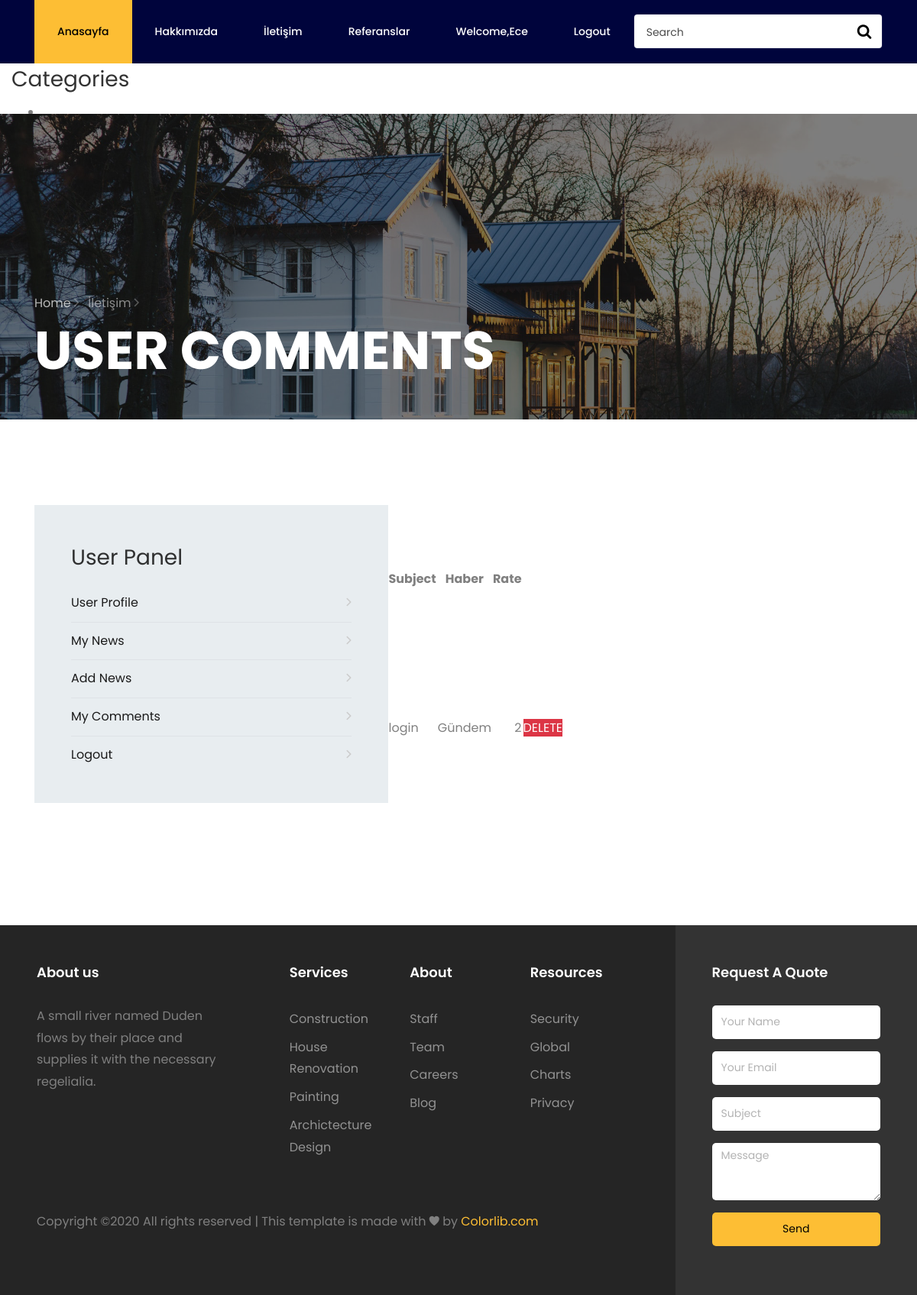
Page /user/comments/ (signed in) on the earlier database version.
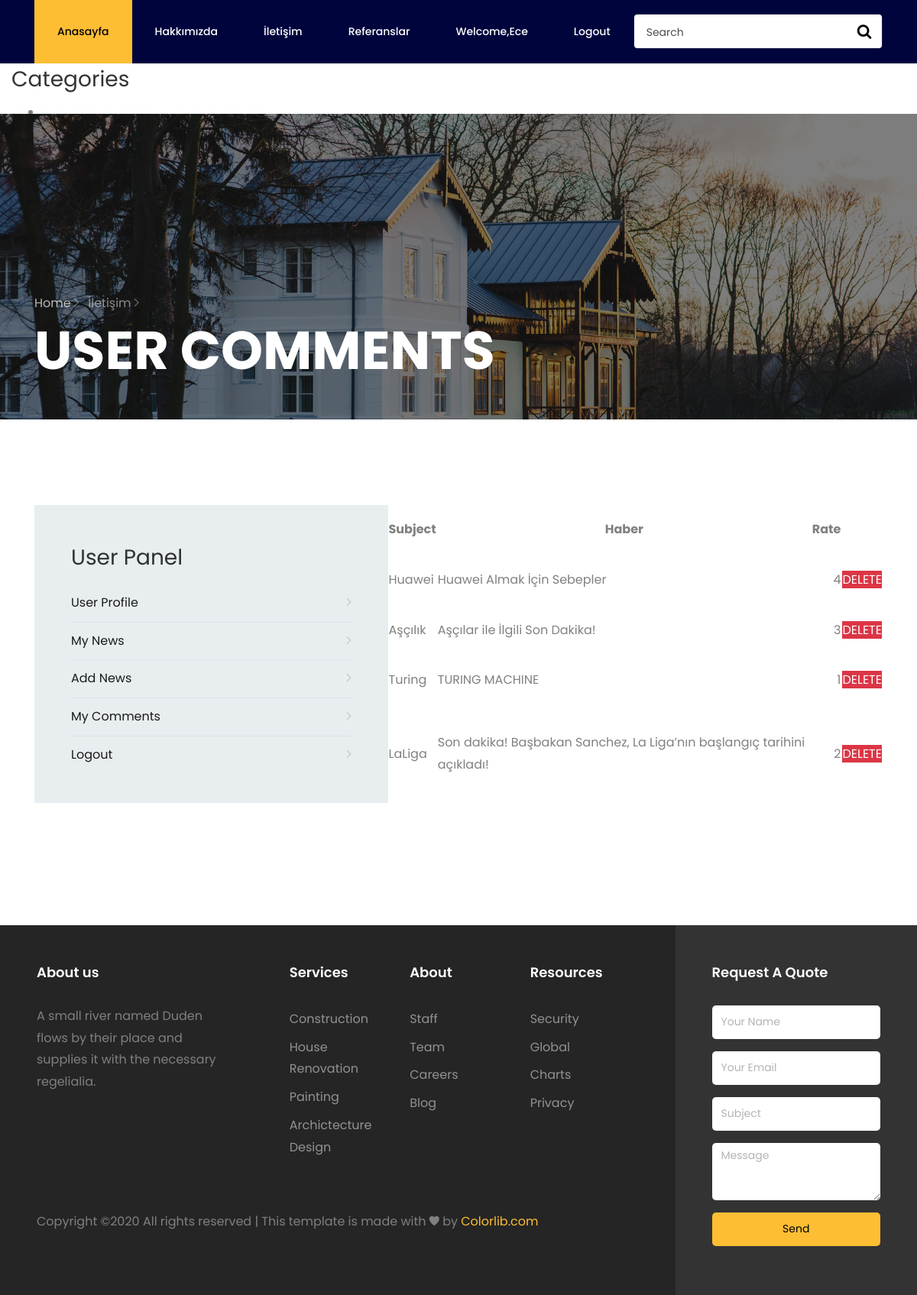
Same page on the later database version.
### haber/models.py (models this page shows, shortened)
class Comment(models.Model):
    STATUS = (
        ('True', 'Evet'),
        ('False', 'Hayır'),
    )
    haber = models.ForeignKey(Haber, on_delete=models.CASCADE)
    user = models.ForeignKey(User, on_delete=models.CASCADE)
    subject = models.CharField(blank=True, max_length=150)
    comment = models.TextField(blank=True, max_length=255)
    status = models.CharField(default='New', choices=STATUS, max_length=10)
    ip = models.CharField(blank=True, max_length=100)
    rate = models.IntegerField(blank=True)
    create_at = models.DateTimeField(auto_now_add=True)
    update_at = models.DateTimeField(auto_now=True)

class Haber(models.Model):
    STATUS = (
        ('True', 'Evet'),
        ('False', 'Hayır'),
    )
    user = models.ForeignKey(User, on_delete=models.SET_NULL, null=True)
    category = models.ForeignKey(Category, on_delete=models.CASCADE)
    title = models.CharField(max_length=150)
    description = models.CharField(max_length=255)
    keywords = models.CharField(max_length=255)
    image = models.ImageField(blank=True, upload_to='images/')
    detail = RichTextUploadingField()
    slug = models.SlugField(unique=True, null=False, default=uuid.uuid1)
    status = models.CharField(max_length=10, choices=STATUS)
    create_at = models.DateTimeField(auto_now_add=True)
    update_at = models.DateTimeField(auto_now_add=True)
    def image_tag(self):
        return mark_safe('<img src ="{}" height="50" />'.format(self.image.url))
    image_tag.short_description = 'Image'
    def __str__(self):
        return self.title
    def image_tag(self):
        return mark_safe('<img src="{}" height="50"/>'.format(self.image.url))
    image_tag.short_description = 'Image'

### user/views.py (the view)
# urls.py: path('comments/', views.comments, name='comments'),
@login_required(login_url='/login')
def comments(request):
    category = Category.objects.all()
    current_user = request.user
    comments = Comment.objects.filter(user_id = current_user.id)
    context = {
        'category': category,
        'comments': comments
    }
    return render(request, 'user_comments.html', context)

### user/templates/user_comments.html (shortened to what this page needs)
{% extends "homebase.html" %}
{% load static %}
{% block content %}
    <section class="hero-wrap hero-wrap-2" style="background-image: url({% static 'images/bg_3.jpg' %});" data-stellar-background-ratio="0.5">
        <div class="overlay"></div>
        <div class="container">
            <div class="row no-gutters slider-text align-items-end">
                <div class="col-md-9 ftco-animate pb-5">
                    <p class="breadcrumbs mb-2"><span class="mr-2"><a href="index.html">Home <i class="ion-ios-arrow-forward"></i></a></span> <span>İletişim <i class="ion-ios-arrow-forward"></i></span></p>
                    <h1 class="mb-0 bread">User Comments</h1>
                </div>
            </div>
        </div>
    </section>
    <section class="ftco-section">
        <div class="container">
            <div class="row justify-content-center">
                <div class="col-md-12">
                    <div class="wrapper">
                        <div class="row no-gutters mb-5">
                            <div class="col-md-5">
                                <div class="contact-wrap w-100 p-md-5 p-4">
                                    <h3 class="mb-4">User Panel</h3>
                                    {% include "user_panel.html" %}
                                </div>
                            </div>
                            <div class="col-md-7 d-flex align-items-stretch">
                                <table>
                                <tr>
                                        <th class ="text-center">Subject</th>
                                        <th class ="text-center">Haber </th>
                                        <th class ="text-center">Rate</th>
                                </tr>
                                    {% for rs in comments %}
                                        <tr>
                                            <td  class="text-left">{{ rs.subject }}</td>
                                            <td  class="text-left">{{ rs.haber }}</td>
                                            <td  class="text-right">{{ rs.rate }}</td>
                                            <td class="text-left"><a class="btn-danger" href ="/user/deletecomment/{{ rs.id }}" onclick="return confirm('Delete! Are you sure?')">DELETE</a></td>
                                        </tr>
                                    {% endfor %}
                                </table>
                            </div>
                        </div>
                    </div>
                </div>
            </div>
        </div>
    </section>
{% endblock %}
{% block sidebar %}
    {% include "sidebar.html" %}
{% endblock %}

### home/templates/homebase.html (shortened to what this page needs)
<!DOCTYPE html>
<html lang="en">
<head>
    {% load static %}
    <link rel="stylesheet" href="https://stackpath.bootstrapcdn.com/font-awesome/4.7.0/css/font-awesome.min.css">
    <link rel="stylesheet" href=" {% static 'css/animate.css' %}">
    <link rel="stylesheet" href=" {% static 'css/owl.carousel.min.css' %} ">
    <link rel="stylesheet" href=" {% static 'css/owl.theme.default.min.css' %} ">
    <link rel="stylesheet" href="{% static 'css/magnific-popup.css' %}">
    <link rel="stylesheet" href="{% static 'css/ionicons.min.css' %}">
    <link rel="stylesheet" href="{% static 'css/flaticon.css' %}">
    <link rel="stylesheet" href="{% static 'css/icomoon.css' %}">
    <link rel="stylesheet" href="{% static 'css/style.css' %}">
    <link rel="stylesheet" href="https://ajax.googleapis.com/ajax/libs/jqueryui/1.11.4/themes/smoothness/jquery-ui.css">
</head>
<body>
{% include 'header.html' %}
{% block sidebar %}  {% include 'sidebar.html' %} {% endblock %}
{% block content %}  {% include 'content.html' %}  {% endblock %}
{% block footer %} {% include 'footer.html' %} {% endblock %}
</body>
</html>

### home/templates/header.html (shortened to what this page needs)
{% load static %}
<nav class="navbar navbar-expand-lg navbar-dark ftco_navbar bg-dark ftco-navbar-light" id="ftco-navbar">
    <div class="container">
        <form action="/search/" method="post" class="searchform order-lg-last">
            <div class="form-group d-flex" >
                <input name="query" type="text" class="form-control pl-3" placeholder="Search" >
                <button type="submit" placeholder="" class="form-control search"><span class="fa fa-search" ></span></button>
            </div>
            {% load mptt_tags %}
        </form>
        <div class="collapse navbar-collapse" id="ftco-nav">
            <ul class="navbar-nav mr-auto">
                <li class="nav-item active"><a href="/" class="nav-link">Anasayfa</a></li>
                <li class="nav-item"><a href="/hakkimizda" class="nav-link">Hakkımızda</a></li>
                <li class="nav-item"><a href="/iletisim" class="nav-link">İletişim</a></li>
                <li class="nav-item"><a href="/referans" class="nav-link">Referanslar</a></li>
      {% if user.id is not None %}
                <li class="nav-item"><a href="/user" class="nav-link"><bold>Welcome,{{user.first_name}}</bold><img src="{{ user.profile.image.url }}"></a></li>
                <li class="nav-item"><a href="/logout" class="nav-link"><bold>Logout</bold></a></li>
      {% else %}
                <li class="nav-item"><a href="/login" class="nav-link">Login</a></li>
               <li class="nav-item"> <a href="/signup" class="nav-link">SignUp</a></li>
       {% endif %}
            </ul>
        </div>
    </div>
</nav>

### home/templates/sidebar.html (shortened to what this page needs)
{% load static %}
<div class="col-lg-3 sidebar pl-lg-6 ftco-animate">
    <div>
        <div>
            <h3>Categories</h3>
            {% load mptt_tags %}
        </div>
    </div>
</div>

### home/templates/slider.html (shortened to what this page needs)
     {% load static %}

### user/templates/user_panel.html
<div class="categories">
    <li><a href="/user">User Profile <span class="ion-ios-arrow-forward"></span></a></li>
    <li><a href="/user/haber_show">My News <span class="ion-ios-arrow-forward"></span></a></li>
     <li><a href="/user/haber_ekle">Add News<span class="ion-ios-arrow-forward"></span></a></li>
    <li><a href="/user/comments">My Comments <span class="ion-ios-arrow-forward"></span></a></li>
    <li><a href="/logout">Logout<span class="ion-ios-arrow-forward"></span></a></li>
</div>

### home/templates/footer.html (shortened to what this page needs)
 <footer class="footer">
			<div class="container-fluid px-lg-5">
				<div class="row">
					<div class="col-md-9 py-5">
						<div class="row">
							<div class="col-md-4 mb-md-0 mb-4">
								<h2 class="footer-heading">About us</h2>
								<p>A small river named Duden flows by their place and supplies it with the necessary regelialia.</p>
								<ul class="ftco-footer-social p-0">
		            </ul>
							</div>
							<div class="col-md-8">
								<div class="row justify-content-center">
									<div class="col-md-12 col-lg-10">
										<div class="row">
											<div class="col-md-4 mb-md-0 mb-4">
												<h2 class="footer-heading">Services</h2>
												<ul class="list-unstyled">
						              <li><a href="#" class="py-1 d-block">Construction</a></li>
						              <li><a href="#" class="py-1 d-block">House Renovation</a></li>
						              <li><a href="#" class="py-1 d-block">Painting</a></li>
						              <li><a href="#" class="py-1 d-block">Archictecture Design</a></li>
						            </ul>
											</div>
											<div class="col-md-4 mb-md-0 mb-4">
												<h2 class="footer-heading">About</h2>
												<ul class="list-unstyled">
						              <li><a href="#" class="py-1 d-block">Staff</a></li>
						              <li><a href="#" class="py-1 d-block">Team</a></li>
						              <li><a href="#" class="py-1 d-block">Careers</a></li>
						              <li><a href="#" class="py-1 d-block">Blog</a></li>
						            </ul>
											</div>
											<div class="col-md-4 mb-md-0 mb-4">
												<h2 class="footer-heading">Resources</h2>
												<ul class="list-unstyled">
						              <li><a href="#" class="py-1 d-block">Security</a></li>
						              <li><a href="#" class="py-1 d-block">Global</a></li>
						              <li><a href="#" class="py-1 d-block">Charts</a></li>
						              <li><a href="#" class="py-1 d-block">Privacy</a></li>
						            </ul>
											</div>
										</div>
									</div>
								</div>
							</div>
						</div>
						<div class="row mt-md-5">
							<div class="col-md-12">
								<p class="copyright">
					  Copyright &copy;<script>document.write(new Date().getFullYear());</script> All rights reserved | This template is made with <i class="ion-ios-heart" aria-hidden="true"></i> by <a href="https://colorlib.com" target="_blank">Colorlib.com</a>
					  </p>
							</div>
						</div>
					</div>
					<div class="col-md-3 py-md-5 py-4 aside-stretch-right pl-lg-5">
						<h2 class="footer-heading">Request A Quote</h2>
						<form action="#" class="contact-form">
              <div class="form-group">
                <input type="text" class="form-control" placeholder="Your Name">
              </div>
              <div class="form-group">
                <input type="text" class="form-control" placeholder="Your Email">
              </div>
              <div class="form-group">
                <input type="text" class="form-control" placeholder="Subject">
              </div>
              <div class="form-group">
                <textarea name="" id="" cols="30" rows="3" class="form-control" placeholder="Message"></textarea>
              </div>
              <div class="form-group">
              	<button type="submit" class="form-control submit px-3">Send</button>
              </div>
            </form>
					</div>
				</div>
			</div>
		</footer>
   {% load static %}

Differences in the rows shown:
removed Comment: subject "login", haber "Gündem", rate "2"
added Comment: subject "Huawei", haber "Huawei Almak İçin Sebepler", rate "4"
added Comment: subject "Aşçılık", haber "Aşçılar ile İlgili Son Dakika!", rate "3"
added Comment: subject "Turing", haber "TURING MACHINE", rate "1"
added Comment: subject "LaLiga", haber "Son dakika! Başbakan Sanchez, La Liga’nın başlangıç tarihini açıkladı!", rate "2"
